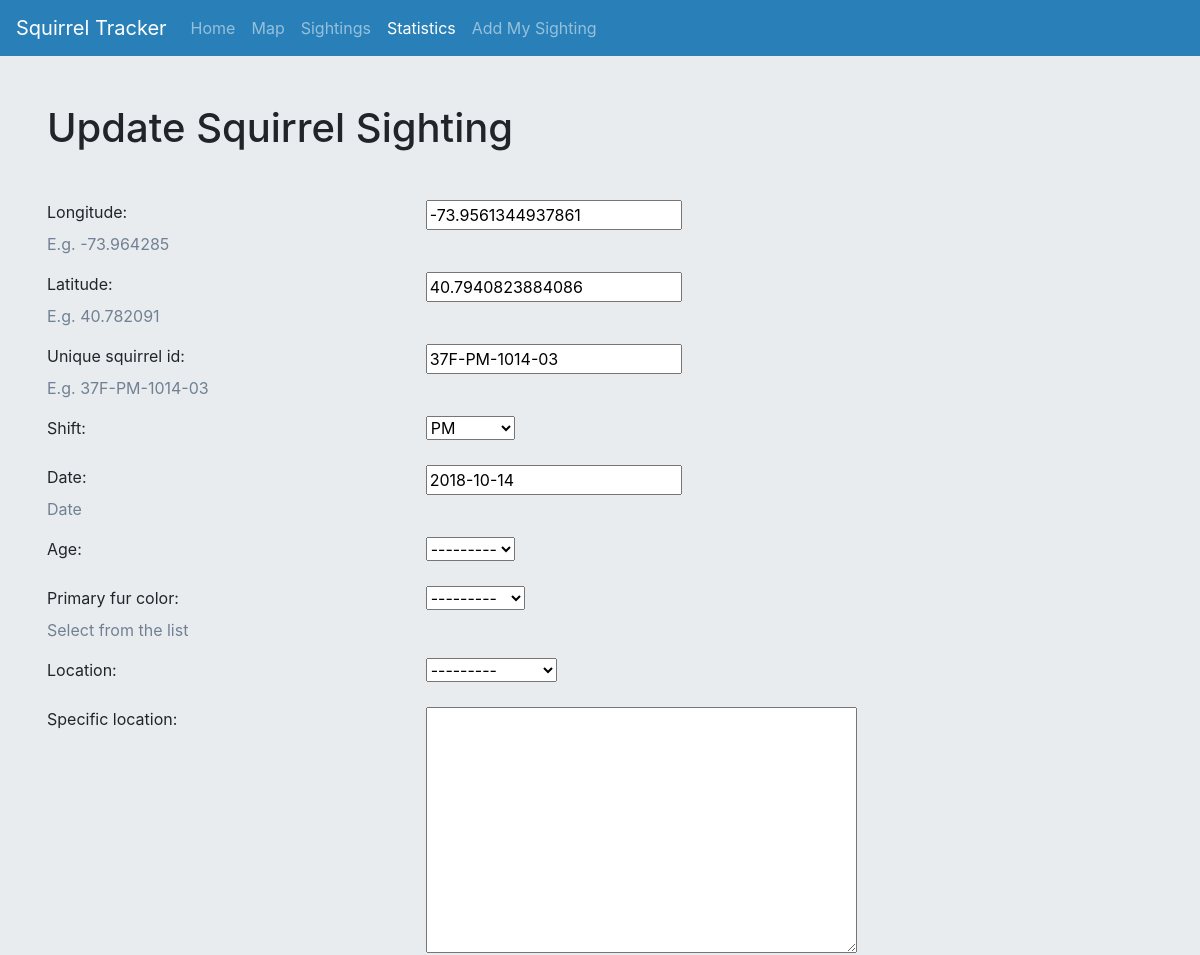
/sightings/37F-PM-1014-03/ (upper part), run on an earlier commit of the app's database.
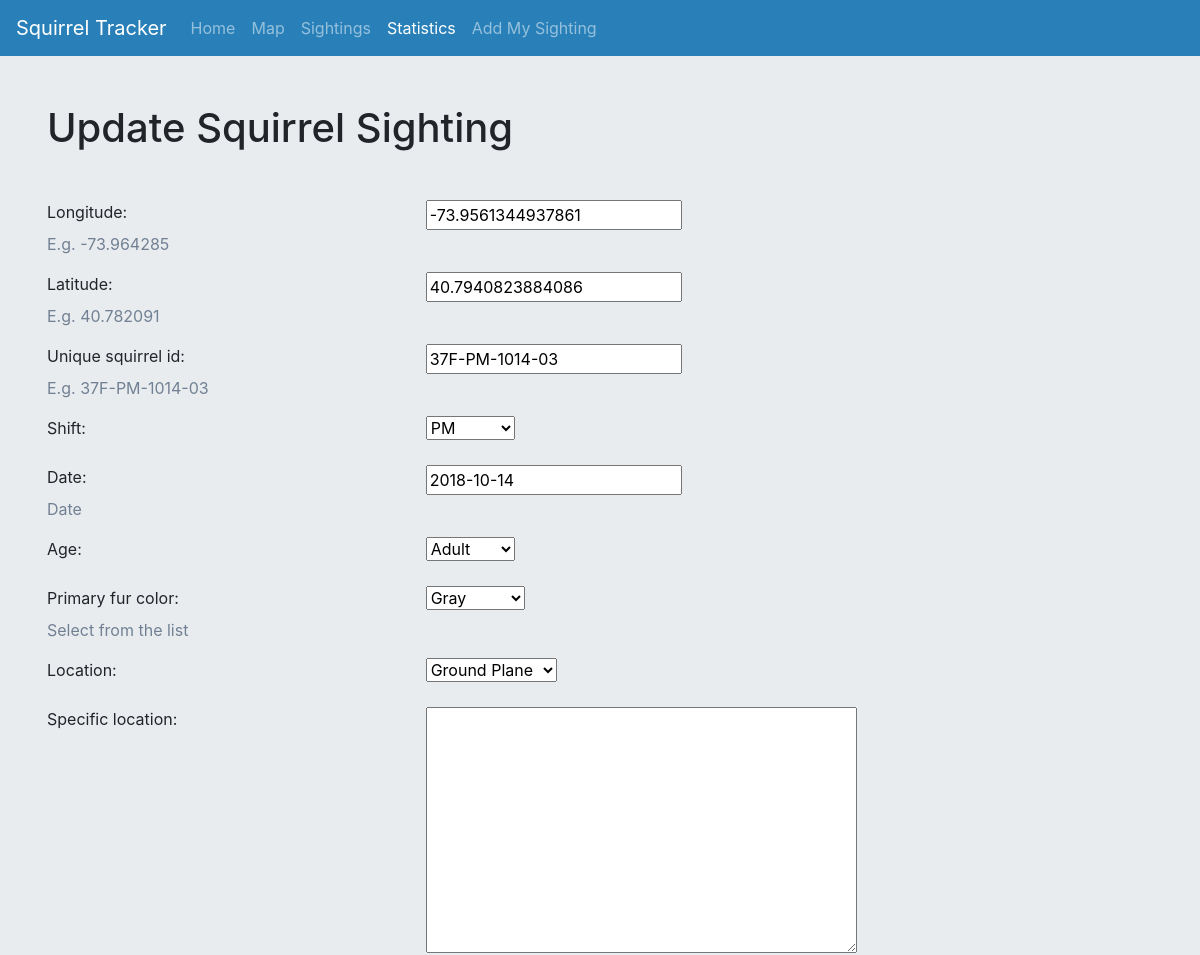
And on a later commit of the database.
### squirrel_tracker/models.py (models this page shows, shortened)
class Squirrel(models.Model):
    Longitude = models.FloatField(
        help_text = _('E.g. -73.964285'),
    )
    Latitude  = models.FloatField(
        help_text = _('E.g. 40.782091'),
    )
    Unique_squirrel_id = models.CharField(
        max_length = 20,
        primary_key = True,
        default = None,
        help_text = _('E.g. 37F-PM-1014-03')
    )
    PM = 'PM'
    AM = 'AM'
    SHIFT_CHOICES = [
        (PM, _('PM')),
        (AM, _('AM')),
    ]
    Shift = models.CharField(
        max_length = 10,
        choices = SHIFT_CHOICES,
        blank = True,# or default=AM
    )
    Date = models.DateField(
        help_text =_('Date'),
    )
    ADULT = 'Adult'
    JUVENILE = 'Juvenile'
    AGE_CHOICES = [
        (ADULT, _('Adult')),
        (JUVENILE, _('Juvenile')),
    ]
    Age = models.CharField(
        max_length = 15,
        choices = AGE_CHOICES,
        blank = True,
    )
    GRAY = 'Gray'
    CINNAMON  = 'Cinnamon'
    BLACK = 'Black'
    FURColor_CHOICES = [
        (GRAY, _('Gray')),
        (CINNAMON, _('Cinnamon')),
        (BLACK, _('Black')),
        ]
    Primary_fur_color = models.CharField(
        max_length = 15,
        help_text = _('Select from the list'),
        choices = FURColor_CHOICES,
        blank = True,
    )
    GROUND_PLANE = 'Ground Plane'
    ABOVE_GROUND = 'Above Ground'
    LOCATION_CHOICES = [
        (GROUND_PLANE, _('Ground Plane')),
        (ABOVE_GROUND, _('Above Ground')),
    ]
    Location = models.CharField(
        max_length = 20,
        choices = LOCATION_CHOICES,
        blank = True,
    )
    Specific_location = models.TextField(
        blank = True,
        help_text=('specific location'),
        max_length=100
    )
    Running = models.BooleanField(
        help_text = _('Is the squirrel running?'),
    )
    Chasing = models.BooleanField(
        help_text = _('Is the squirrel chasing?'),
    )
    Climbing = models.BooleanField(
        help_text = _('Is the squirrel  climbing?'),
    )
    Eating = models.BooleanField(
        help_text = _('Is the squirrel eating?'),
    )
    Foraging = models.BooleanField(
        help_text = _('Is the squirrel foraging?'),
    )
    Other_activities = models.TextField(
        help_text=_('Squirrel that does other Activities'),
        blank = True,
    )
    Kuks = models.BooleanField(
        help_text = _('Kuks sound'),
    )
    Quaas = models.BooleanField(
        help_text = _('Quaas sound'),
    )
    Moans = models.BooleanField(
        help_text = _('Moan sound'),
    )
    Tail_flags = models.BooleanField(
        help_text = _('Squirrel with Tail Flags'),
    )
    Tail_twitches = models.BooleanField(
        help_text = _('Squirrel with Tail Twitches'),
    )
    Approaches = models.BooleanField(
        help_text = _('Squirrel that Approaches people'),
    )
    Indifferent = models.BooleanField(
        help_text = _('Squirrel that is Indifferent'),
    )
    Runs_from = models.BooleanField(
        help_text = _('Squirrel that Runs From'),
    )

### squirrel_tracker/views.py (the view)
# urls.py: path('sightings/<squirrel_id>/', views.sightings_update, name='update'),
def sightings_update(request, squirrel_id):
    squirrel = get_object_or_404(Squirrel, Unique_squirrel_id=squirrel_id)
    form = SquirrelForm(request.POST or None, instance=squirrel)
    if request.method == 'POST':
        if form.is_valid():
            updated_squirrel = form.save(commit=False)
            updated_squirrel.save()
            squirrel_id = updated_squirrel.Unique_squirrel_id
            return redirect(f'/sightings/#{squirrel_id}')
    else:
        form = SquirrelForm(instance=squirrel)
    context = {
        'form': form,
    }
    return render(request, 'sightings/update.html', context)

### squirrel_tracker/forms.py
class SquirrelForm(ModelForm):
    def as_div(self):
        return self._html_output(
            normal_row="""<div class="form-group row %(html_class_attr)s">
	<div class="col-4">%(label)s</div>
	<div class="col-8">%(field)s</div>
	<div class="col-4" style="color: #718093;">%(help_text)s</div>
	<div class="col-4" style="color: #e84118;">%(errors)s</div>
</div>""",
            error_row='<div class="error">%s</div>',
            row_ender='</div>',
            help_text_html=' <div class="help-block">%s</div>',
            errors_on_separate_row=False,
        )
    class Meta:
        model = Squirrel
        fields = '__all__'

### squirrel_tracker/templates/sightings/update.html (shortened to what this page needs)
<!DOCTYPE html>
<html lang="en">
<head>
    <link rel="stylesheet" href="https://maxcdn.bootstrapcdn.com/bootstrap/4.0.0/css/bootstrap.min.css"
>
</head>
<body>
<nav class="navbar navbar-expand-md navbar-dark fixed-top"
     style="background-color: #2980b9;">
    <a class="navbar-brand" href="#">Squirrel Tracker</a>
    <div class="collapse navbar-collapse" id="navbarsExampleDefault">
        <ul class="navbar-nav mr-auto">
            <li class="nav-item">
                <a class="nav-link" href="/">Home</a>
            </li>
            <li class="nav-item">
                <a class="nav-link" href="/map">Map</a>
            </li>
            <li class="nav-item">
                <a class="nav-link" href="/sightings">Sightings</a>
            </li>
            <li class="nav-item active">
                <a class="nav-link" href="/sightings/stats">Statistics<span class="sr-only">(current)</span></a>
            </li>
            <li class="nav-item">
                <a class="nav-link" href="/sightings/add">Add My Sighting</a>
            </li>
        </ul>
    </div>
</nav>
<div role="main">
    <div class="jumbotron">
        <div class="container">
            <h1 style="margin-top: 40px;">Update Squirrel Sighting</h1>
            <br/>
            <p>
            <form method="post">
              {{ form.as_div }}
              <br>
            </form>
            </p>
        </div>
    </div>
</div>
</body>
</html>

What changed in the data, as far as the page shows it:
changed Squirrel "37F-PM-1014-03": Age "---------" → "Adult"; Primary_fur_color "---------" → "Gray"; Location "---------" → "Ground Plane"
